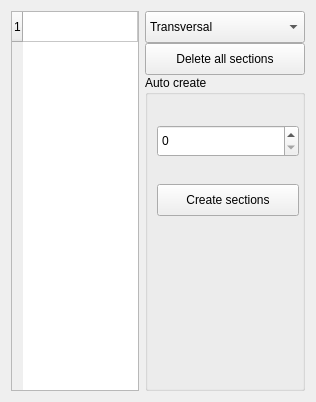
<?xml version="1.0" encoding="UTF-8"?>
<ui version="4.0">
 <class>OutlineDrawTaskPanel</class>
 <widget class="QWidget" name="OutlineDrawTaskPanel">
  <property name="geometry">
   <rect>
    <x>0</x>
    <y>0</y>
    <width>316</width>
    <height>402</height>
   </rect>
  </property>
  <property name="windowTitle">
   <string>Outline draw</string>
  </property>
  <layout class="QGridLayout" name="gridLayout">
   <item row="0" column="2">
    <layout class="QVBoxLayout" name="verticalLayout_3">
     <property name="spacing">
      <number>0</number>
     </property>
     <property name="sizeConstraint">
      <enum>QLayout::SetDefaultConstraint</enum>
     </property>
     <item>
      <widget class="QComboBox" name="SectionType">
       <property name="sizePolicy">
        <sizepolicy hsizetype="Expanding" vsizetype="Fixed">
         <horstretch>0</horstretch>
         <verstretch>0</verstretch>
        </sizepolicy>
       </property>
       <property name="minimumSize">
        <size>
         <width>142</width>
         <height>24</height>
        </size>
       </property>
       <property name="maximumSize">
        <size>
         <width>16777215</width>
         <height>32</height>
        </size>
       </property>
       <property name="currentIndex">
        <number>0</number>
       </property>
       <property name="minimumContentsLength">
        <number>0</number>
       </property>
       <item>
        <property name="text">
         <string>Transversal</string>
        </property>
       </item>
       <item>
        <property name="text">
         <string>Longitudinal</string>
        </property>
       </item>
       <item>
        <property name="text">
         <string>Water lines</string>
        </property>
       </item>
      </widget>
     </item>
     <item>
      <widget class="QPushButton" name="DeleteButton">
       <property name="sizePolicy">
        <sizepolicy hsizetype="Expanding" vsizetype="Fixed">
         <horstretch>0</horstretch>
         <verstretch>0</verstretch>
        </sizepolicy>
       </property>
       <property name="minimumSize">
        <size>
         <width>142</width>
         <height>24</height>
        </size>
       </property>
       <property name="maximumSize">
        <size>
         <width>16777215</width>
         <height>32</height>
        </size>
       </property>
       <property name="text">
        <string>Delete all sections</string>
       </property>
      </widget>
     </item>
     <item>
      <widget class="QGroupBox" name="AutoCreateBox">
       <property name="sizePolicy">
        <sizepolicy hsizetype="Expanding" vsizetype="Fixed">
         <horstretch>0</horstretch>
         <verstretch>0</verstretch>
        </sizepolicy>
       </property>
       <property name="minimumSize">
        <size>
         <width>0</width>
         <height>256</height>
        </size>
       </property>
       <property name="maximumSize">
        <size>
         <width>160</width>
         <height>350</height>
        </size>
       </property>
       <property name="title">
        <string>Auto create</string>
       </property>
       <layout class="QVBoxLayout" name="verticalLayout_2">
        <item>
         <widget class="QSpinBox" name="NSections">
          <property name="sizePolicy">
           <sizepolicy hsizetype="Expanding" vsizetype="Fixed">
            <horstretch>0</horstretch>
            <verstretch>0</verstretch>
           </sizepolicy>
          </property>
          <property name="minimumSize">
           <size>
            <width>142</width>
            <height>24</height>
           </size>
          </property>
          <property name="maximumSize">
           <size>
            <width>16777215</width>
            <height>32</height>
           </size>
          </property>
         </widget>
        </item>
        <item>
         <widget class="QPushButton" name="CreateButton">
          <property name="sizePolicy">
           <sizepolicy hsizetype="Expanding" vsizetype="Fixed">
            <horstretch>0</horstretch>
            <verstretch>0</verstretch>
           </sizepolicy>
          </property>
          <property name="minimumSize">
           <size>
            <width>142</width>
            <height>24</height>
           </size>
          </property>
          <property name="maximumSize">
           <size>
            <width>16777215</width>
            <height>32</height>
           </size>
          </property>
          <property name="text">
           <string>Create sections</string>
          </property>
         </widget>
        </item>
        <item>
         <spacer name="verticalSpacer">
          <property name="orientation">
           <enum>Qt::Vertical</enum>
          </property>
          <property name="sizeType">
           <enum>QSizePolicy::Fixed</enum>
          </property>
          <property name="sizeHint" stdset="0">
           <size>
            <width>20</width>
            <height>140</height>
           </size>
          </property>
         </spacer>
        </item>
       </layout>
      </widget>
     </item>
    </layout>
   </item>
   <item row="0" column="1">
    <layout class="QVBoxLayout" name="verticalLayout" stretch="0">
     <property name="spacing">
      <number>0</number>
     </property>
     <property name="sizeConstraint">
      <enum>QLayout::SetDefaultConstraint</enum>
     </property>
     <item>
      <widget class="QTableWidget" name="Sections">
       <property name="sizePolicy">
        <sizepolicy hsizetype="Expanding" vsizetype="Expanding">
         <horstretch>0</horstretch>
         <verstretch>0</verstretch>
        </sizepolicy>
       </property>
       <property name="minimumSize">
        <size>
         <width>128</width>
         <height>256</height>
        </size>
       </property>
       <property name="maximumSize">
        <size>
         <width>16777215</width>
         <height>16777215</height>
        </size>
       </property>
       <property name="alternatingRowColors">
        <bool>true</bool>
       </property>
       <property name="sortingEnabled">
        <bool>true</bool>
       </property>
       <property name="rowCount">
        <number>1</number>
       </property>
       <property name="columnCount">
        <number>1</number>
       </property>
       <attribute name="horizontalHeaderVisible">
        <bool>false</bool>
       </attribute>
       <attribute name="horizontalHeaderStretchLastSection">
        <bool>true</bool>
       </attribute>
       <attribute name="verticalHeaderVisible">
        <bool>true</bool>
       </attribute>
       <row/>
       <column/>
      </widget>
     </item>
    </layout>
   </item>
  </layout>
 </widget>
 <resources/>
 <connections/>
</ui>
